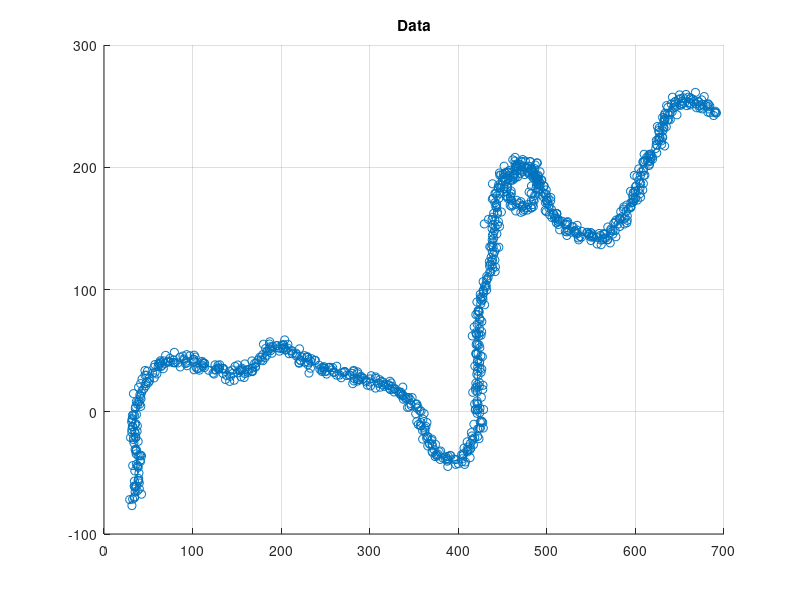
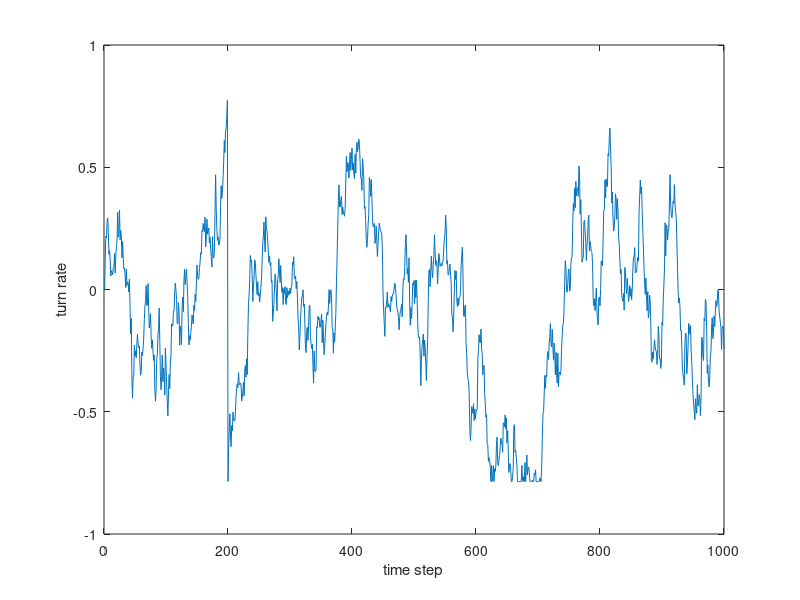

Reproduce these figures in MATLAB, in order. (Note: this script raises an error after producing the figures.)
% get and plot the data
usePregen = true % choose between own generated data and pregenerated
if usePregen
    load task5data.mat
    fprintf('K = %i time steps with sampling intervall Ts = %f sec', K, Ts)
    figure(1); clf; grid on; hold on;
    % show ground truth and measurements
    plot(Xgt(1,:), Xgt(2,:));
    scatter(Z(1, :), Z(2, :));
    title('Data')
    % show turnrate
    figure(2); clf; grid on;
    plot(Xgt(5, :));
    xlabel('time step')
    ylabel('turn rate')
else
    % rng(...) % random seed can be set for repeatability
    % inital state distribution
    x0 = [0, 0, 1, 1, 0]';
    P0 = diag([50, 50, 10, 10, pi/4].^2);
    % model parameters
%   % commented out to be able to run pregen without filling this in
%     qtrue = [...; ...];
%     rtrue = ...;
%     % sampling interval a lenght
%     K = ...;
%     Ts = ...;
    % get data
    [Xgt, Z] = sampleCTtraj(K, Ts, x0, P0, qtrue, rtrue);
    % show ground truth and measurements
    figure(1); clf; grid on; hold on;
    plot(Xgt(1,:), Xgt(2,:));
    scatter(Z(1, :), Z(2, :));
    title('Data')
    % show turnrate
    figure(2); clf; grid on;
    plot(Xgt(5, :));
    xlabel('time step')
    ylabel('turn rate')
end
%%
% 5 a: tune by hand and comment -- FILL IN THE DOTS

% allocate
xbar = zeros(4, K); 
xhat = zeros(4, K);
Pbar = zeros(4, 4, K);
Phat = zeros(4, 4, K);

% set parameters
q = 5 * eye(4);
r = 2 * eye(2);

% create the model and estimator object
model = discreteCVmodel(q, r);
ekf = EKF(model);

% initialize
K_gain = [eye(2),          zeros(2, 2);
     (1/Ts) * eye(2), - (1/Ts) * eye(2)];
xhat(:, 1) = K_gain * [Z(:, 1); Z(:, 2)];
Phat(:, :, 1) = [r,         1/Ts * r;
                 1/Ts * r,  2/(Ts^2) * r + Ts/3 * eye(2)];

for k = 3:(K-1)
    % estimate
    [xp, Pp] = ekf.predict(xhat(:, k), Phat(:, :, k), Ts);
    xbar(:, k) = xp;
    Pbar(:, :, k) = Pp;
    % innovate
    [vk, Sk] = ekf.innovation(Z(:, k + 1), xp, Pp);
    % update
    [xupd, Pupd] = ekf.update(Z(:, k + 1), xp, Pp);
    xhat(:, k + 1) = xupd;
    Phat(:, :, k + 1) = Pupd; 
end

% calculate a performance metric
RMSE = @(x, x_hat) (sqrt(mean((x' - x_hat').^2)));
posRMSE = RMSE(Xgt(1:2, :), xhat(1:2, :)); % position RMSE
velRMSE = RMSE(Xgt(3:4, :), xhat(3:4, :)); % velocity RMSE

% show results
figure(3); clf; grid on; hold on;
plot(Xgt(1,:), Xgt(2,:));
plot(xhat(1,:), xhat(2, :));
title(sprintf('q = %f, r = %f, posRMSE = %f, velRMSE= %f',q, r, posRMSE, velRMSE));
%%
% Task 5 b and c -- FILL IN THE DOTS

% parameters for the parameter grid
Nvals = 100;
qlow = 0.1;
qhigh = 100;
rlow = 0.1;
rhigh = 100;

% set the grid on logscale (not mandatory)
qs = logspace(log10(qlow), log10(qhigh), Nvals);
rs = logspace(log10(rlow), log10(rhigh), Nvals);

% allocate estimates
xbar = zeros(4, K);
Pbar = zeros(4, 4, K);
xhat = zeros(4, K);
Phat = zeros(4, 4, K);

% allocate for metrics over the grid
NIS = zeros(Nvals, Nvals, K);
NEES = zeros(Nvals, Nvals, K);

% other values of interest that can be stored
% only if you want to investigate something, like bias etc.

% initialize (the same for all parameters can be used)
xbar(:, 1) = K_gain * [Z(:, 1); Z(:, 2)];
Pbar(:, : , 1) = [r,         1/Ts * r;
                  1/Ts * r,  2/(Ts^2) * r + Ts/3 * eye(2)];


% loop through the grid and estimate for each pair
for i = 1:Nvals % q = qs
    for j = 1:Nvals % r = rs        
        % create the model and estimator object
        model = discreteCVmodel(qs(i) * eye(4), rs(j) * eye(2));
        ekf = EKF(model);
        for k = 3:(K-1)
            % estimate
            [xp, Pp] = ekf.predict(xhat(:, k), Phat(:, :, k), Ts);
            xbar(:, k) = xp;
            Pbar(:, :, k) = Pp;
            % innovate
            % [vk, Sk] = ekf.innovation(Z(:, k + 1), xp, Pp);
            % update
            [xupd, Pupd] = ekf.update(Z(:, k + 1), xp, Pp);
            xhat(:, k + 1) = xupd;
            Phat(:, :, k + 1) = Pupd; 
            NIS(i, j, k) = ekf.NIS(Z(:, k + 1), xhat(:, k + 1), Phat(:, k + 1));
        end
        
    end
end

% calculate averages
%ANEES = ...
ANIS = sum(NIS);
%%
% Task 5 b: ANIS plot -- FILL IN THE DOTS

% specify the  probabilities for confidence regions and calculate
%alphas = ...
%CINIS = ...; % the confidence bounds, Hint: inverse CDF.
%disp(CINIS);

% plot
[qq ,rr] = meshgrid(qs, rs); % creates the needed grid for plotting
figure(4); clf; grid on;
%surf(...); hold on;
caxis([0, 10])
%[C, H] = contour(...);
i = 1;
while i <= size(C, 2)
    istart = i + 1;
    iend = i + C(2, i);
    % plots the countours on the surface
    plot3(C(1,istart:iend), C(2,istart:iend),ones(1,C(2, i))*C(1,i), 'r');
    i = i + C(2, i) + 1;
end
xlabel('q')
ylabel('r')
zlabel('ANIS')
zlim([0, 10])
%%
% Task 5 c: ANEES plot

% specify the  probabilities for confidence regions and calculate
%alphas = ...
%CINEES = ...; % the confidence bounds, Hint inverse CDF
disp(CINEES);

% plot
[qq ,rr] = meshgrid(qs, rs); % creates the needed grid for plotting
figure(8); clf; grid on;
%surf(...); hold on;
caxis([0, 50])
%[C, H] = contour(...);
i = 1;
while i <= size(C, 2)
    istart = i + 1;
    iend = i + C(2, i);
    % plots the countours on the surface
    plot3(C(1,istart:iend), C(2,istart:iend),ones(1,C(2, i))*C(1,i), 'r');
    i = i + C(2, i) + 1;
end
xlabel('q')
ylabel('r')
zlabel('ANEES')
zlim([0, 50])
%%
% anything extra: